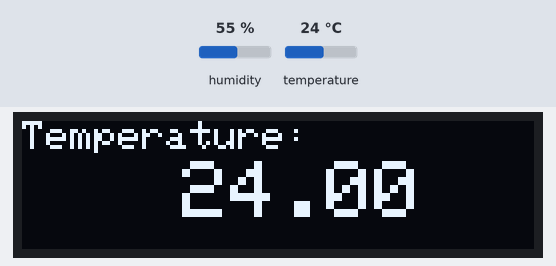
This sketch was run on a simulated ESP8266 (NodeMCU). Parts: 128×32 one-colour display. Inputs (shaded band) come from the test bench; at power-on: temperature 24 °C, humidity 55 %. WiFi joins after 1.5 s; servers stay silent unless stated; the display library's start-up logo is not drawn; what the sketch prints to the serial monitor is not drawn.

Above: at 3.7 s.
3.8 s: temperature set to 12 °C
At 14.3 s:
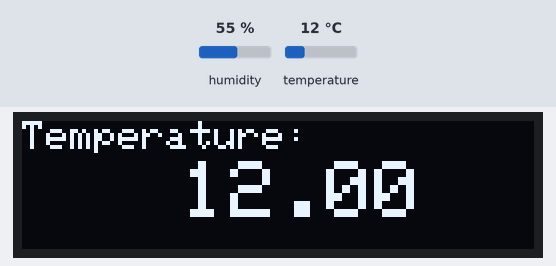
14.8 s: temperature set to 19 °C
At 24.8 s:
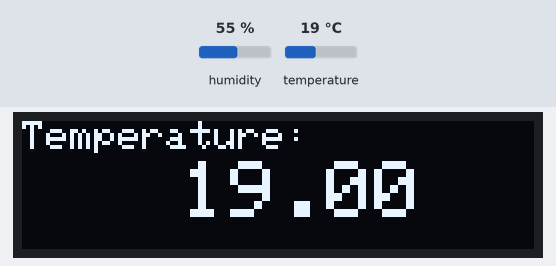
25.5 s: temperature set to 28 °C
At 35.4 s:
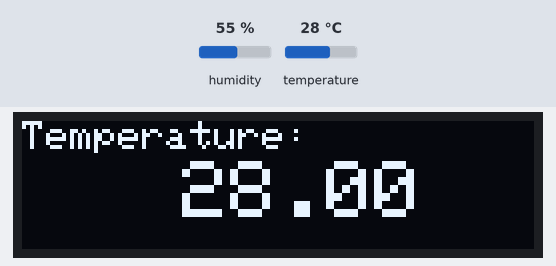
Timing chart, 0 to 36.9 s (numbered marks = the images above; inputs shaded):
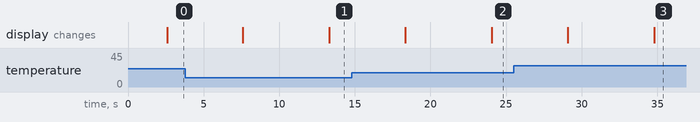

Measured:
- after the input at 3.8 s, the display: first differs from a run without the input after 9.5 s (image 1)
- after the input at 14.8 s, the display: first differs from a run without the input after 9.3 s (image 2)
- after the input at 25.5 s, the display: first differs from a run without the input after 9.3 s (image 3)

The sketch:

ThingSpeak_DHT21_oled.ino
```cpp
#include <SPI.h>                               //فراخوانی کتابخانه های مورد نیاز
#include <Wire.h>
#include <Adafruit_GFX.h>
#include <Adafruit_SSD1306.h>

#include <DHT.h>
#include <ESP8266WiFi.h>

Adafruit_SSD1306 display = Adafruit_SSD1306(128, 32, &Wire); // مشخصکردن ابعاد نمایشگر و نوع درایور

String apiKey = "MOF12ZGK61DKYH08";       // کد بدست آمده از پلتفرم اینترنت اشیا

const char *ssid =  "C1F3R";                       //نام شبکه وای فای برای اتصال
const char *pass =  "314159265";                     //پسوورد شبکه وای فای مدنظر
const char* server = "api.thingspeak.com";

#define DHTPIN 2                    //پین اتصال برای پایه دیتا در سنسور دما و رطوبت

DHT dht(DHTPIN, DHT21);   //مشخص کردن نوع سنسور مورد استفاده شده و معرفی پین اتصال

WiFiClient client;

void setup()
{
       Serial.begin(115200);

       display.begin(SSD1306_SWITCHCAPVCC, 0x3C);   //شروع ارتباط i2c برای نمایشگر oled

        display.display();  // پاک کردن بافر برای نمیش مناسب مقادیر در ادامه
        delay(1000);

        display.clearDisplay();
        display.display();

       delay(10);
       dht.begin();   //شروع محاسبه مقادیر از طرف سنسور

       Serial.println("Connecting to ");
       Serial.println(ssid);


       WiFi.begin(ssid, pass);

      while (WiFi.status() != WL_CONNECTED) //تلاش برای اتصال به شبکه وای فای معرفی شده در بخش قبل
     {
            delay(500);
            Serial.print(".");
     }
      Serial.println("");
      Serial.println("WiFi connected");

}

void loop()
{

      float h = dht.readHumidity();         //متغیر برای ذخیره مقادیر رطوبت بدست آمده
      float t = dht.readTemperature();      //متغیر برای ذخیره مقادیر دما بدست آمده

              display.setTextSize(2);
              display.setTextColor(SSD1306_WHITE);
              display.setCursor(40,10);
              display.print(t);         // چاپ مقادیر بدست آمده مربوط به دما
              display.setTextSize(1);
              display.setCursor(0,0);
              display.print("Temperature:");
              display.display();
              display.clearDisplay();

              delay(5000);

              display.setTextSize(2);
              display.setTextColor(SSD1306_WHITE);
              display.setCursor(40,10);
              display.print(h);         // چاپ مقادیر بدست آمده مربوط به رطوبت
              display.setTextSize(1);
              display.setCursor(0,0);
              display.print("Humidity:");
              display.display();
              display.clearDisplay();

              delay(5000);


              if (isnan(h) || isnan(t))
                 {
                     Serial.println("Failed to read from DHT sensor!");
                      return;
                 }

                         if (client.connect(server,80))   //"184.106.153.149" or api.thingspeak.com
                      {
                                  // در چند خط پایین اقدام به برقراری ارتباط با پلتفرم کرده ایم
                             String postStr = apiKey;
                             postStr +="&field1=";
                             postStr += String(t);
                             postStr +="&field2=";
                             postStr += String(h);
                             postStr += "\r\n\r\n";

                             client.print("POST /update HTTP/1.1\n");
                             client.print("Host: api.thingspeak.com\n");
                             client.print("Connection: close\n");
                             client.print("X-THINGSPEAKAPIKEY: "+apiKey+"\n");
                             client.print("Content-Type: application/x-www-form-urlencoded\n");
                             client.print("Content-Length: ");
                             client.print(postStr.length());
                             client.print("\n\n");
                             client.print(postStr);

                             Serial.print("Temperature: ");    //پرینت مقادیر در سریال مانیتور
                             Serial.print(t);
                             Serial.print(" degrees Celcius, Humidity: ");
                             Serial.print(h);
                             Serial.println("%. Send to Thingspeak.");
                        }
          client.stop();

          Serial.println("Waiting...");

  delay(500);
  yield();
}
```
